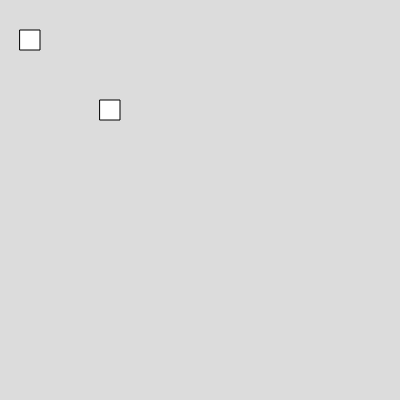
Frame 1 (no input)
Frame 60 (no input): identical to frame 1, image omitted
Frame 120 (the mouse pressed at the canvas centre since frame 60): identical to frame 1, image omitted

The p5.js sketch that drew this single still picture (run headless with seeded random() and noise() and a simulated clock; from frame 60 on, the mouse is pressed at the canvas centre):

// p5.js sketch
// ── sketch.js
function setup() {
  createCanvas(400, 400);
}

function draw() {
  background(220);
rect(20,30,20)
rect(100,100,20)









}
